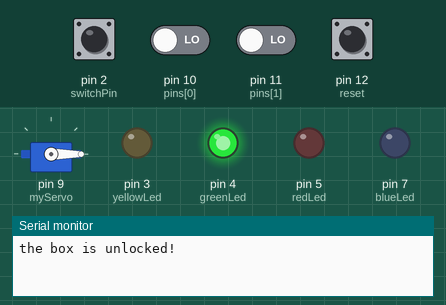
Simulated run of this sketch. Board: Arduino Uno, built with avr-gcc and run on an emulated ATmega328P. Shown: servo, output pins drawn as LEDs (lit = HIGH), the last lines printed to the serial monitor. Dashed ring = blinking. The test bench sets the inputs (shaded band); at power-on: pin 2 (switchPin), pin 10 (pins[0]), pin 11 (pins[1]), pin 12 (reset) LOW.

Above: at 1.2 s.
1.3 s: pin 2 (switchPin) pulled HIGH for 0.15 s
At 2.5 s:
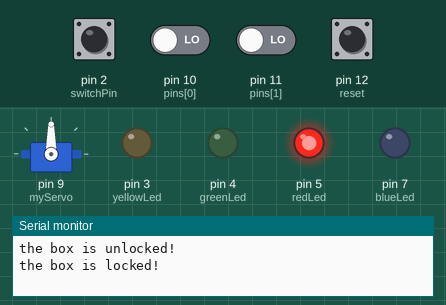
2.9 s: pin 10 (pins[0]) driven HIGH
At 3.9 s:
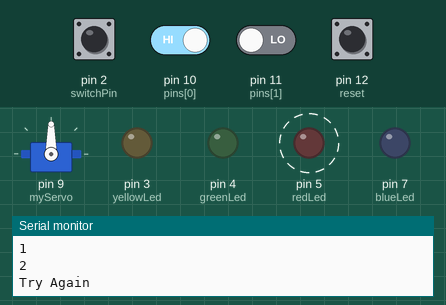
5.9 s: pin 12 (reset) pulled HIGH for 0.15 s
At 6.5 s:
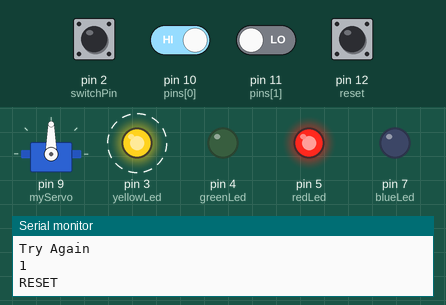
8.9 s: pin 11 (pins[1]) driven HIGH
At 10.8 s:
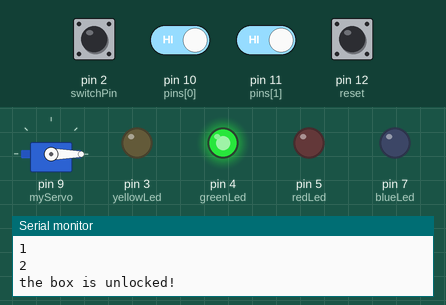
Timing chart, 0 to 12.1 s (numbered marks = the images above; inputs shaded):
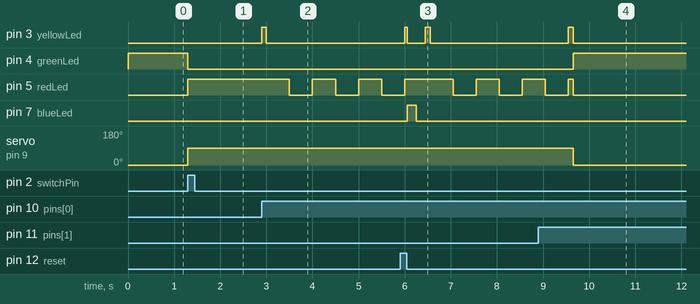

Measured:
- after the input at 1.3 s, pin 4 (greenLed): HIGH → LOW at once; pin 5 (redLed): LOW → HIGH at once; servo on pin 9 (myServo): 0° → 90° at once
- after the input at 2.9 s, pin 3 (yellowLed): LOW → HIGH at once, → LOW 0.10 s later; pin 5 (redLed): alternates HIGH for 0.50 s and LOW for 0.50 s, starting after 0.60 s
- after the input at 5.9 s, pin 7 (blueLed): LOW → HIGH after 0.15 s, → LOW 0.20 s later
- after the input at 8.9 s, pin 4 (greenLed): LOW → HIGH after 0.75 s; servo on pin 9 (myServo): 90° → 0° after 0.75 s

The sketch:

Secretpasscode.ino
```cpp
#include <Servo.h>
// create an instance of the servo library
Servo myServo;

const int switchPin = 2;    // pin the switch is attached to
const int yellowLed = 3;    // pin the yellow LED is attached to
const int greenLed = 4;    // pin the green LED is attached to
const int redLed = 5;   // pin the red LED is attached to
const int blueLed= 7;
int pins[2]={10,11};
int i;


// variable for the switch value
int switchVal;
int t;
int w;
int h;
int j;
int c=0;
int v=0;
int r=0;
int m=0;
int k=0;

int reset=12;


// variable to indicate if locked or not
boolean locked = false;


void setup(){
pinMode(yellowLed,OUTPUT);
pinMode(greenLed,OUTPUT);
pinMode(redLed,OUTPUT);
pinMode(7,OUTPUT);


  // attach the servo to pin 9
  myServo.attach(9);

  // make the LED pins outputs


  // set the switch pin as an input
  pinMode(switchPin, INPUT);

  // start serial communication for debugging
  Serial.begin(9600);

  // turn the green LED on
  digitalWrite(greenLed, HIGH);

  // move the servo to the unlocked position
  myServo.write(0);

  // print status to the serial monitor
  Serial.println("the box is unlocked!");

for(i=0;i<2;i++)
{
pinMode(pins[i],INPUT);
i++;

}


}

void loop(){


  // if the box is unlocked
  if(locked == false){

 // read the value of the switch pin
    switchVal = digitalRead(switchPin);


    // if the button is pressed, lock the box
    if(switchVal == HIGH){
      // set the locked variable to "true"
      locked = true;

      // change the status LEDs
      digitalWrite(greenLed,LOW);
      digitalWrite(redLed,HIGH);

      // move the servo to the locked position
      myServo.write(90);

      // print out status
      Serial.println("the box is locked!");

      // wait for the servo to move into position
      delay (1000);
    }
  }


 if(locked==true)
  {
    t=digitalRead(pins[0]);
   w=digitalRead(pins[1]);
     h=digitalRead(reset);

      if(t!=c)
      {


      if(t==HIGH )
      {
         digitalWrite(yellowLed,HIGH);
      delay(50);
      digitalWrite(yellowLed,LOW);
      r++;
       Serial.println(r);
      if(m==0)
      {
        m=1;
      }
          }

        }

 if(w!=v)
      {
          if(w==HIGH)
          {

           digitalWrite(yellowLed,HIGH);
      delay(50);
      digitalWrite(yellowLed,LOW);
      r++;
      Serial.println(r);
      if(m==1)
      {
        m=2;
      }
            }
      }

  }

    if(k!=h){
       if(h=HIGH)
      {
        r=0;
        m=0;
        Serial.println("RESET");
        digitalWrite(blueLed,HIGH);
        delay(200);
         digitalWrite(blueLed,LOW);
         delay(200);
      }
          }


      if(m==2&& r==2)
    {
       m=0;
       r=0;

        locked = false;

      // change the status LEDs
      digitalWrite(greenLed,HIGH);
      digitalWrite(redLed,LOW);

      // move the servo to the locked position
      myServo.write(0);

      // print out status
      Serial.println("the box is unlocked!");

      // wait for the servo to move into position
      delay (1000);
      }
      else
      if(r>2)
      {
        r=0;
        m=0;
        Serial.println("Try Again");
        for(j=0;j<3;j++)
        {
        digitalWrite(redLed,HIGH);
        delay(500);
        digitalWrite(redLed,LOW);
        delay(500);
        }
        digitalWrite(redLed,HIGH);
      }
        else
        if(r==2 && m==1)
        {
        r=0;
        m=0;
        Serial.println("Try Again");
        for(j=0;j<3;j++)
        {
        digitalWrite(redLed,HIGH);
        delay(500);
        digitalWrite(redLed,LOW);
        delay(500);

        }
        digitalWrite(redLed,HIGH);
      }


}
```
